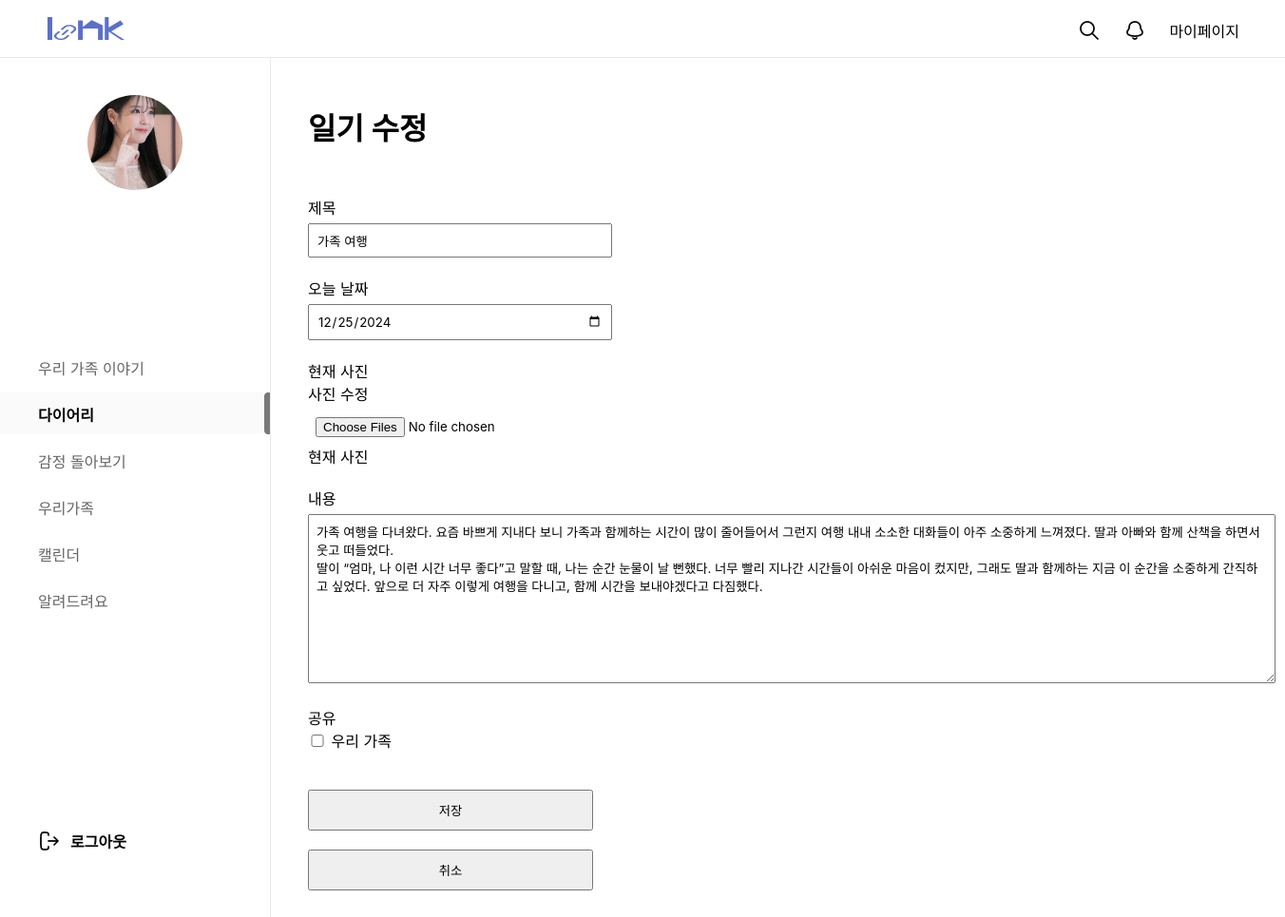
Screenshot of /diary/dmodify/45/ (signed in) with the database file from the repository.
### mypage/models.py (models this page shows, shortened)
class Img(models.Model):
  id = models.CharField(max_length=50, primary_key=True)  # 고유한 ID
  img = models.ImageField(upload_to='images/', null=True, blank=True, default='../static/images/calendar1/default_profile.png')  # 디폴트 이미지 설정

### diary/models.py (models this page shows, shortened)
class Content(models.Model):
  cno = models.AutoField(primary_key=True)
  member = models.ForeignKey(Member,on_delete=models.DO_NOTHING, null=False) # 유저id & 닉네임 가져옴
  ctitle = models.CharField(max_length=1000)
  ccontent = models.TextField(null=True)
  cdate = models.DateTimeField(default=timezone.now)  # 기본값을 오늘 날짜로 설정
  group_diary  = models.ManyToManyField(GroupDiary, blank=True)
  image = models.ImageField(upload_to='diary_images/', blank=True, null=True)  # 이미지
  mdiary = models.ForeignKey(MdiaryBoard, on_delete=models.CASCADE, null=True, blank=True)

class GroupDiary(models.Model):
  gno = models.IntegerField(default=0, null=False)
  member = models.ForeignKey(Member,on_delete=models.DO_NOTHING, null=False)
  gtitle = models.CharField(max_length=200)
  gName = models.CharField(max_length=100, null=False, default="우리 가족") # 그룹이름
  created_at = models.DateTimeField(auto_now_add=True)
  role = models.IntegerField(default=1)

### diary/views.py (the view, shortened to what this page needs)
# urls.py: path('dmodify/<int:cno>/', views.dmodify, name='dmodify'),  # 글 수정
def dmodify(request,cno):
	print("게시글 번호 : ",cno)
	if request.method == "GET":
		id = request.session.get('session_id')  # 현재 사용자의 ID 가져오기
		qs = Content.objects.filter(cno=cno)
		user = Member.objects.filter(id=id)
		qb = Img.objects.filter(id=id).first()
		created_group = user[0].created_group
		joined_group = user[0].joined_group
		share = qs[0].group_diary.all()
		if share.exists():
			if len(share) == 2:
				created_d = 1
				joined_d = 1
			else:
				if created_group.gName == share[0].gName:
					created_d = 1
					joined_d = 0
				else:
					joined_d = 1
					created_d = 0
		else:
			created_d = 0
			joined_d = 0
		context = {"diary":qs[0],
						 "created_group":created_group,
						 "created_d":created_d,
						 "joined_group":joined_group,
						 "joined_d":joined_d,
						 'info':user,
						 'qb':qb,}
		return render(request,'dmodify.html',context)

### diary/templates/dmodify.html (shortened to what this page needs)
{%load static%}
<!DOCTYPE html>
<html lang="ko">
<head>
  <link rel="stylesheet" href="{% static 'css/diary/diary_write.css'%}">
  <link rel="stylesheet" href="{% static 'css/home/main.css'%}">
  <link rel="stylesheet" as="style" crossorigin
    href="https://cdn.jsdelivr.net/gh/orioncactus/pretendard@v1.3.9/dist/web/variable/pretendardvariable.min.css" />
</head>
</head>
<body>
  <div id="top_nav">
    <h1><a href="/main/index/"></a></h1>
    <ul class="top_menu">
      <li><a href="#"><img src="/static/images/home/search_icon.png" alt=""></a></li>
      <li><a href="#"><img src="/static/images/home/bell_off_icon.png" alt=""></a></li>
      <li><a href="/mypage/main/">마이페이지</a></li>
    </ul>
  </div>
  <div id="gnb">
    <div id="user_profile">
      <div id="pimg">
        <img src="{{ qb.img.url }}" alt="" />
      </div>
    </div>
    <nav id="menu">
      <ul>
        <a href="/main/index/"><li class="menu_item">우리 가족 이야기</li></a>
        <a href="/diary/diaryHome/"><li class="menu_item active">다이어리</li></a>
        <a href="/emotion/main/"><li class="menu_item">감정 돌아보기</li></a>
        <a href="/family1/fam/"><li class="menu_item">우리가족</li></a>
        <a href="/calendar1/cal/"><li class="menu_item">캘린더</li></a>
        <a href="/customer/"><li class="menu_item">알려드려요</li></a>
      </ul>
    </nav>
    <div id="logout">
      <a href="/main/logout/"><span>로그아웃</span></a>
    </div>
  </div>
  <div id="diary_write">
    <h1>일기 수정</h1>
    <form action= "" id="writeFrm" name="writeFrm" method="post" enctype="multipart/form-data">
      <div class="form-group">
        <label for="title">제목</label>
        <input type="text" name="title" id="title" placeholder="제목을 입력해주세요." value="{{diary.ctitle}}" required>
      </div>
      <div class="form-group">
        <label for="date">오늘 날짜</label>
        <input type="date" name="date" id="date" value="{{ diary.cdate|date:'Y-m-d' }}">
      </div>
      <div class="form-group">
        <label for="image">현재 사진</label>
        <div class="file-input-container">
          <label for="image">사진 수정</label>
          <input type="file" id="image" name="image" multiple accept="image/*" onchange="previewImages(event)">
        </div>
        <label for="image">현재 사진</label>
      </div>
      <div class="form-group">
        <label for="content">내용</label>
        <textarea name="content" id="content" rows="10" oninput="autoResize(this)" placeholder="내용을 입력해주세요." required>{{diary.ccontent}}</textarea>
      </div>
      <div class="form-group">
          <label>공유</label><br>
          {% if created_group != None %}
            {% if created_d == 0 %}
            <label id="fdiary">
              <input type="checkbox" id="share" name="diary_idc" value="{{ created_group.gno }}" >
              {{ created_group.gName }}
            </label>
            {% else %}
            <label id="fdiary">
              <input type="checkbox" id="share" name="diary_idc" value="{{ created_group.gno }}" checked>
              {{ created_group.gName }}
            </label>
            {% endif %}
          {% else %}
            <label id="fdiary"></label>
          {% endif %}
      </div>
      <button type="submit" onclick='saveBtn(event)' class="save">저장</button>
      <button type="button" class="cancel" onclick="confirmCancel()">취소</button>
  </div>
</body>
</html>

### static/css/diary/diary_write.css (style rules this page uses)
#diary_write { padding-top: 110px; padding-left: 324px; margin-bottom: 100px; }
#diary_write>h1 { margin-bottom: 50px; }
form { display: flex; flex-direction: column; width: 300px; }
label { width: 100px; margin-top: 10px; }
input, textarea { padding: 8px; margin-top: 5px; width: 100%; }
textarea { width: 1000px; }
button { margin-top: 20px; padding: 10px; cursor: pointer; }
.form-group { margin-bottom: 20px; }
.file-input-container { position: relative; }
#share { width: 20px; cursor: pointer; }
#fdiary { cursor: pointer; }

### static/css/home/main.css (style rules this page uses)
* { margin: 0; padding: 0; font-family: "Pretendard Variable", Pretendard, -apple-system, BlinkMacSystemFont, system-ui, Roboto, "Helvetica Neue", "Segoe UI", "Apple SD Gothic Neo", "Noto Sans KR", "Malgun Gothic", "Apple Color Emoji", "Segoe UI Emoji", "Segoe UI Symbol", sans-serif; }
button { cursor: pointer; }
a { text-decoration: none; color: inherit; cursor: pointer; }
ol, ul { list-style: none; }
#top_nav { width: 100%; height: 60px; background: #fff; border-bottom: 1px solid #E9E9E9; position: fixed; z-index: 1000; }
#gnb { width: 284px; height: 100%; overflow-y: auto; position: fixed; top : 60px; border-right: 1px solid #E9E9E9; background: #fff; }
#user_profile { width: 284px; height: 264px; text-align: center; }
#pimg { width: 100px; height: 100px; border-radius: 100%; overflow: hidden; margin: 40px auto 0; }
#pimg img { width: 100%; height: 100%; object-fit: cover; }
#menu ul { list-style: none; padding-left: 0; margin-bottom: 220px; }
#menu ul li { height: 44px; padding: 11px 0 11px 40px; margin-bottom: 5px; box-sizing: border-box; transition: background-color 0.3s, color 0.3s; }
.menu_item { font-size: 16px; font-weight: 400; color: #666; }
.menu_item.active { font-size: 16px; font-weight: 600; color: #000; background-color: #FAFAFA; background-image: url(../../images/home/menu_bar.png); background-repeat: no-repeat; background-position: right center; }
#logout { font-size: 16px; font-weight: 600; margin-left: 40px; background-image: url(../../images/home/logout_icon.png); background-repeat: no-repeat; background-position: left center; }
#logout span { margin-left: 34px; }
#top_nav>h1 { width: 81px; height: 24px; background: url('../../images/home/logo_sample.png') no-repeat; position: absolute; left:50px; top:18px; }
.top_menu { display: flex; gap: 24px; justify-content: flex-end; margin-right: 48px; padding-top: 20px; box-sizing: border-box; }

### rows the page displays
Img: img (picture)
Content: title "가족 여행", date "12/25/2024", content "가족 여행을 다녀왔다. 요즘 바쁘게 지내다 보니 가족과 함께하는 시간이 많이 줄어들어서 그런지 여행 내내 소소한 대화들이 아주 소중하게 느껴졌다. 딸과 아빠와 함께 산책을 하면서 웃고 떠들었다. 딸이 “엄마, 나 이런 시간 너무 좋다”고 말할 때, 나는 순간 눈물이 날 뻔했다. 너무 빨리 지나간 시간들이 아쉬운 마음이 컸지만, 그래도 딸과 함께하는 지금 이 순간을 소중하게 간직하고 싶었다. 앞으로 더 자주 이렇게 여행을 다니고, 함께 시간을 보내야겠다고 다짐했다."
GroupDiary: gName "우리 가족"
